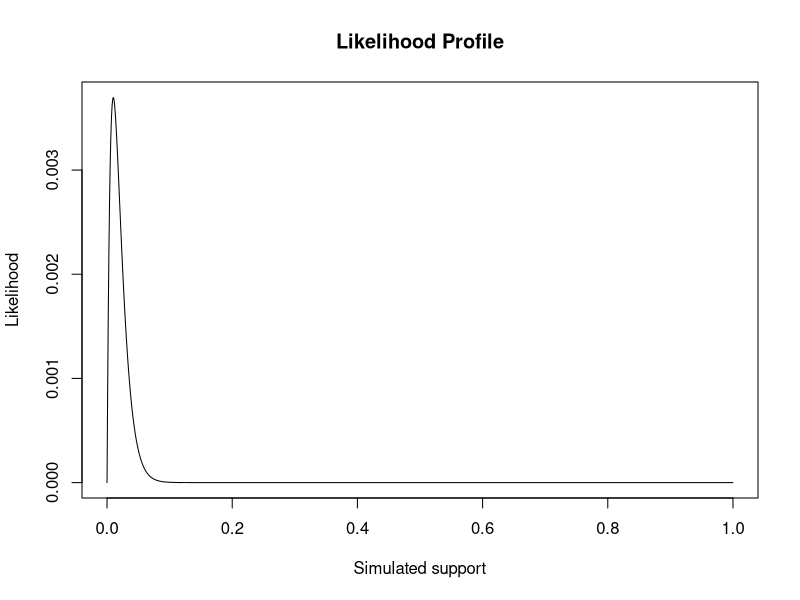
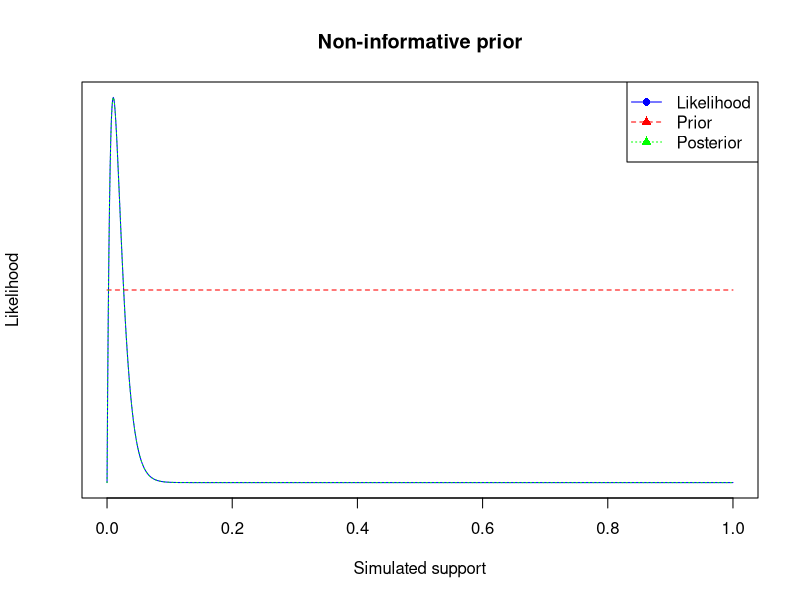
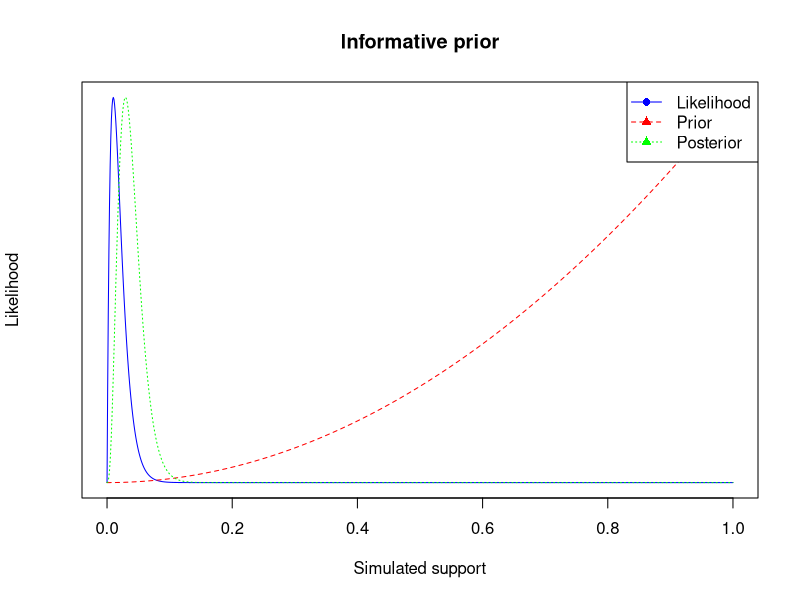
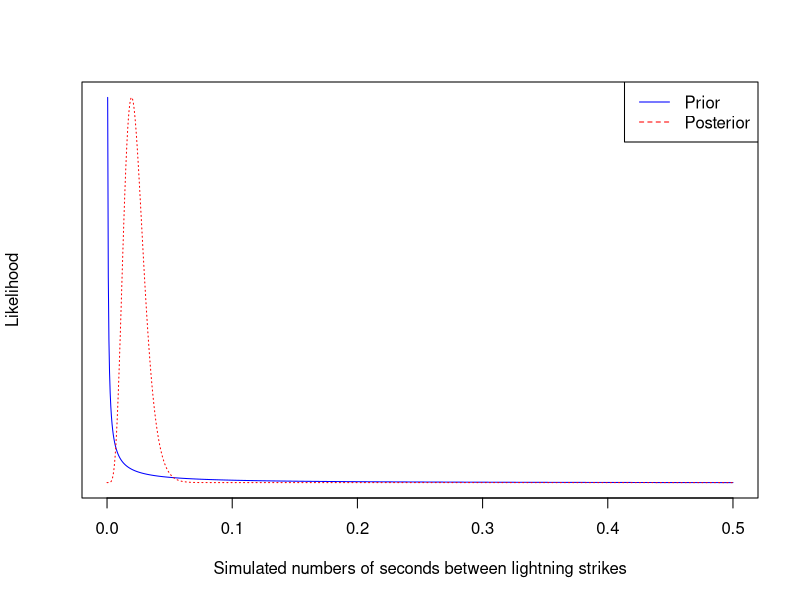

Generate these figures, in order, with R:
## ---- chunk 1
set.seed(123)
## ---- chunk 2
# define observed data
obs_data <- rbinom(n=100, size=1, prob=0.01)
### Bernoulli LH Function ###
# Input: obs_data, theta
# Output: bernoulli likelihood
bernoulli_lh <- function(obs_data, theta) {
  n<-length(obs_data) # define num samples
  x<-sum(obs_data) # define sample data
  return(theta^x*(1-theta)^(n-x)) 
}


### Plot LH for a grid of theta values ###
# Create the grid #
thetas = seq(0, 1, length.out = 1000)
# Store the LH values
lh_values<- bernoulli_lh(obs_data, thetas)
# Create the Plot
plot(thetas, lh_values, type = "l", main= "Likelihood Profile", 
     xlab="Simulated support",ylab = "Likelihood")
## ---- chunk 3
# function to update prior params for Beta-Bernoulli
## inputs: observed data, a, b
update_params <- function(obs_data, a, b) {
  n <- length(obs_data) # define num samples
  x <- sum(obs_data) # define sample data

  results <- list(a_param = x + a, b_param = n - x + b) # append updated params
  return(results)
}
# define non-informative a,b
a1<-1
b1<-1
# define informative a,b
a2<-3
b2<-1

# run function for non-info case
output1 <- update_params(obs_data, a1, b1)
# extract a,b
a1_new<- output1$a_param
b1_new<- output1$b_param
# print
print(a1_new)
print(b1_new)

# run function for info case
output2 <- update_params(obs_data, a2, b2)
# extract a,b
a2_new<- output2$a_param
b2_new<- output2$b_param
# print
print(a2_new)
print(b2_new)
## ---- chunk 4
# Non-informative case
## define prior
prior1 <- dbeta(thetas, shape1 = a1, shape2 = b1)
## define posterior using updated params
posterior1 <- dbeta(thetas, shape1 = a1_new, shape2 = b1_new)


#all_y <- range(c(lh_values, prior1, posterior1), na.rm = TRUE)

## plot the likelihood
plot(thetas, lh_values,type = "l", col = "blue", pch = 16,
     xlab = "Simulated support",ylab = "Likelihood",
     main = "Non-informative prior", yaxt = "n",
     xlim = range(thetas), yaxt="none")
# overlay prior
par(new = TRUE)
# plot prior
plot(thetas, prior1,type = "l", col = "red", pch = 17, lty = 2,
     axes = FALSE, xlab = "", ylab = "",xlim = range(thetas),
    yaxt="none")
# overlay posterior
par(new = TRUE)
# plot posterior
plot(thetas, posterior1,type = "l", col = "green", pch = 17, lty = 3,
     axes = FALSE, xlab = "", ylab = "",xlim = range(thetas),yaxt="none")
# add legend
legend("topright",legend = c("Likelihood", "Prior", "Posterior"),
       col = c("blue", "red", "green"), lty = c(1, 2, 3), pch = c(16, 17, 17))
# Informative Case
# define prior
prior2 <- dbeta(thetas, shape1 = a2, shape2 = b2)
# define posterior with updated parameters
posterior2 <- dbeta(thetas, shape1 = a2_new, shape2 = b2_new)

#all_y <- range(c(lh_values, prior2, posterior2), na.rm = TRUE)

# plto the likelihood
plot(thetas, lh_values,type = "l", col = "blue", pch = 16,
     xlab = "Simulated support",ylab = "Likelihood",main = "Informative prior",
     yaxt = "n",xlim = range(thetas),yaxt="none")
# overlay prior
par(new = TRUE)
# plot prior
plot(thetas, prior2, type = "l", col = "red", pch = 17, lty = 2,
     axes = FALSE, xlab = "", ylab = "", xlim = range(thetas), yaxt="none")
# overlay posterior
par(new = TRUE)
# plot posterior
plot(thetas, posterior2, type = "l", col = "green", pch = 17, lty = 3,
     axes = FALSE, xlab = "", ylab = "", xlim = range(thetas),yaxt="none")
# add legend
legend("topright",legend = c("Likelihood", "Prior", "Posterior"),
       col = c("blue", "red", "green"),lty = c(1, 2, 3),pch = c(16, 17, 17))
### Here, I used ChatGPT to help with plot formatting/styles
### comments are my own
## ---- chunk 5
# define gamma distribution (prior)
prior <- dgamma(x = thetas, shape = 0.1, rate = 1.0)
# define data
data <- c(20.9, 69.7, 3.6, 21.8, 21.4, 0.4, 6.7, 10.0)

# define the posterior dist
n<-length(data) # define n
posterior <- dgamma(x = thetas, shape = 0.1+n-1, rate = 1.0 + sum(data))
thetas<-seq(0, 0.5, length.out = 1000)
# plot prior
plot(thetas, prior,type = "l", col = "blue",
     xlab = "Simulated numbers of seconds between lightning strikes",ylab = "Likelihood", yaxt = "n", xlim = range(thetas), yaxt="none")

# overlay posterior
par(new = TRUE)
# plot posterior
plot(thetas, posterior,type = "l", col = "red", lty = 3,
     axes = FALSE, xlab = "", ylab = "",xlim = range(thetas),yaxt="none")
# add legend
legend("topright",legend = c("Prior", "Posterior"),
       col = c("blue", "red"), lty = c(1, 2))

## ---- chunk 6
